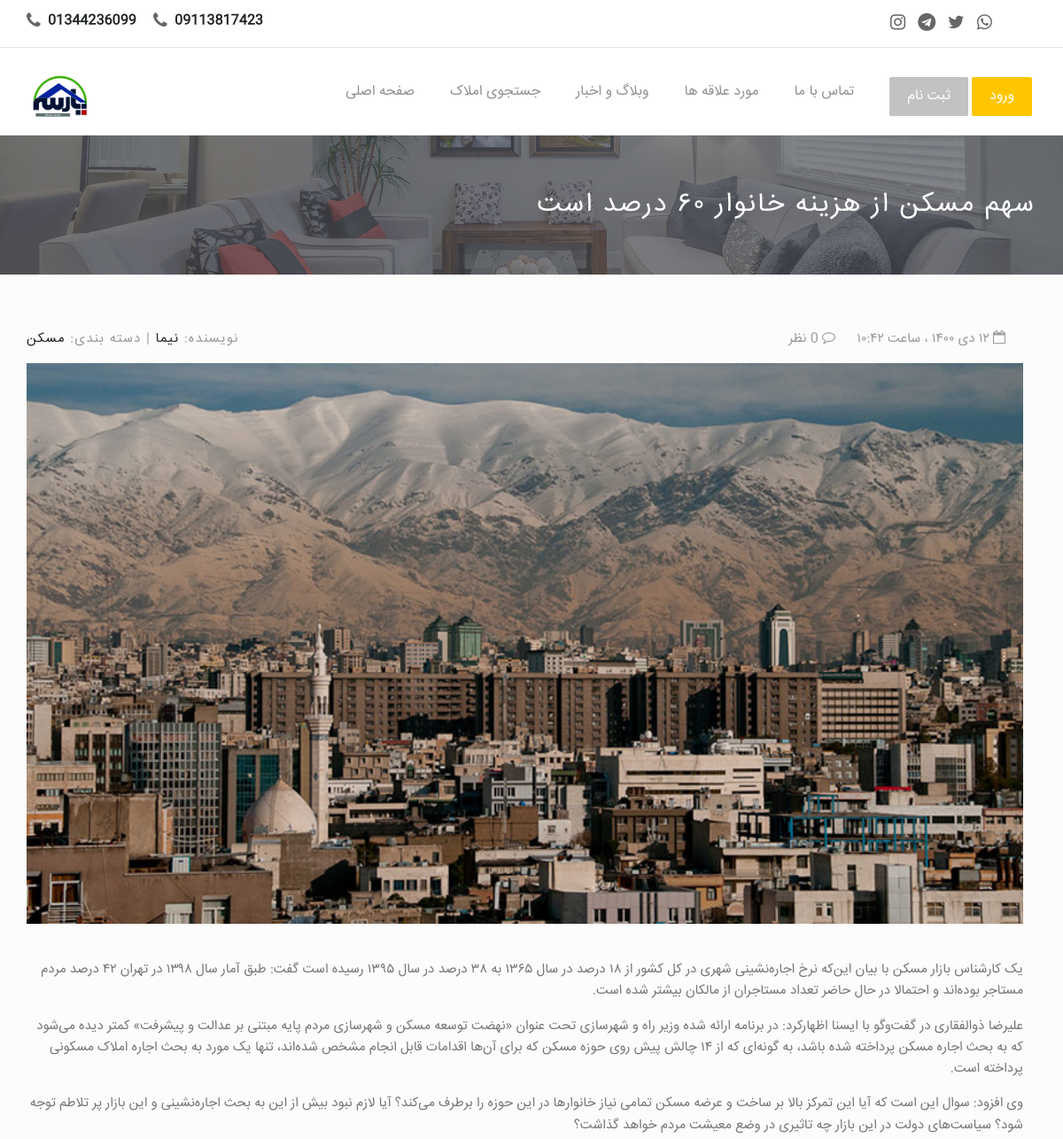
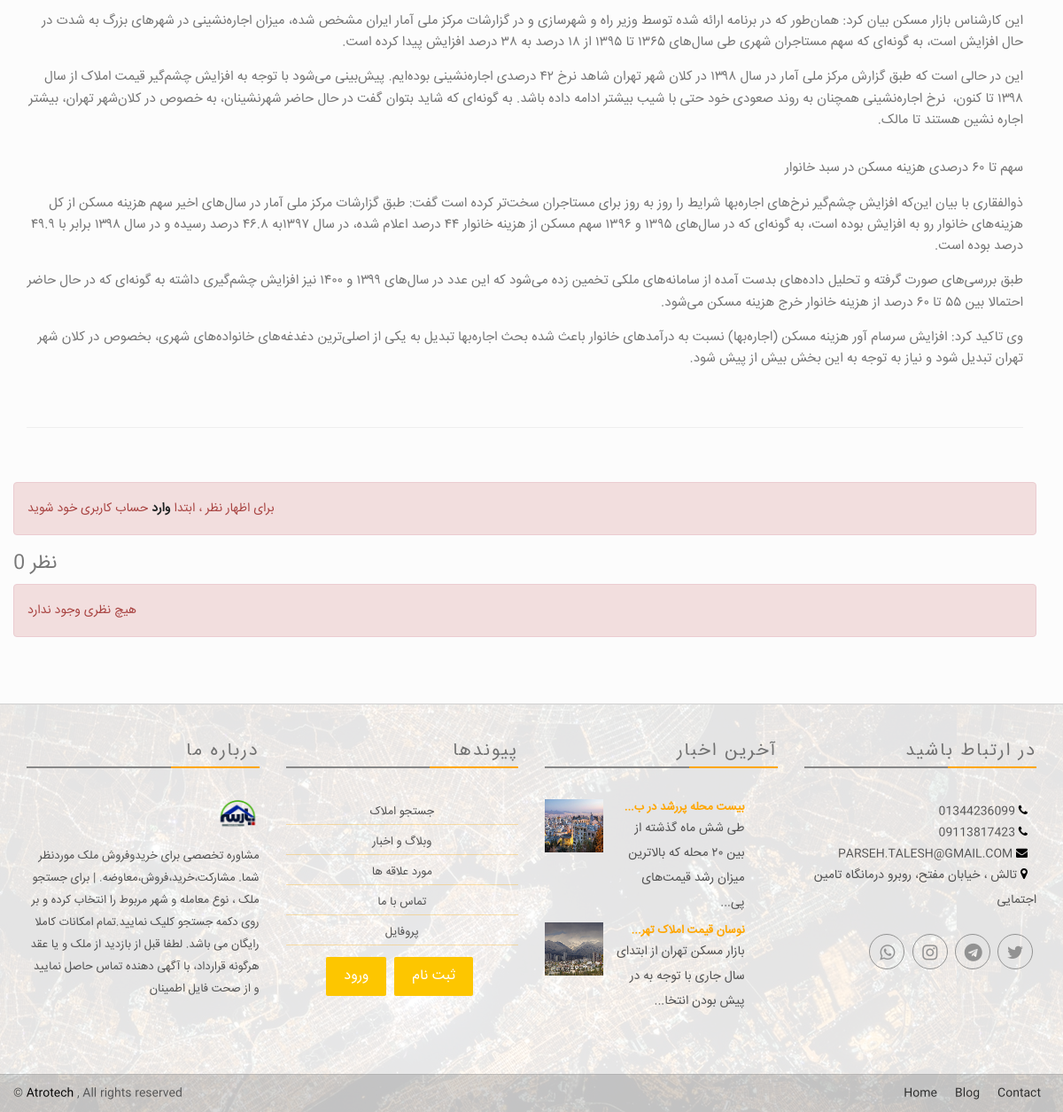
Page /blog/11/ on the committed database (2 pictures, top to bottom).
### app/models.py (models this page shows, shortened)
class Settings(models.Model):
  title = models.CharField(max_length=100, verbose_name = "عنوان")
  title_below = models.CharField(max_length=300 , null=True, blank=True , verbose_name = "متن زیر عنوان")
  introduction_text = models.TextField(max_length=2000 , null=True, blank=True , verbose_name = "متن معرفی" )
  contact_page_text = models.TextField(max_length=2000 , null=True, blank=True , verbose_name = "متن صفحه تماس با ما")
  experts_number = models.IntegerField(default='1', verbose_name = "تعداد کارشناسان")
  email = models.EmailField(max_length=200 , null=True , blank=True , verbose_name = "ایمیل")
  address = models.CharField(max_length=300 , null=True , blank=True , verbose_name = "آدرس")
  phone1 = models.CharField(max_length=20 , null=True , blank=True , verbose_name = "تلفن ۱")
  phone2 = models.CharField(max_length=20 , null=True , blank=True , verbose_name = "تلفن ۲")
  whatsapp_number = models.CharField(max_length=20 , null=True , blank=True , verbose_name = "شماره واتساپ")
  instagram = models.URLField(max_length=500, null=True, blank=True, verbose_name = "لینک اینستاگرام")
  telegram = models.URLField(max_length=500, null=True, blank=True, verbose_name = "لینک تلگرام")
  twitter = models.URLField(max_length=500, null=True, blank=True, verbose_name = "لینک توییتر")
  whatsapp = models.URLField(max_length=500, null=True, blank=True, verbose_name = "لینک واتس اپ")
  lat_long = models.CharField(max_length=50 , null=True , blank=True , verbose_name = "lat & long")
  logo = models.ImageField(default='logo.png', upload_to='logo', null=True, blank=True, verbose_name = "لوگو")
  header_image = models.ImageField(default='header.png', upload_to='header', null=True, blank=True, verbose_name = "تصویر سربرگ (header)")
  class Meta:
      verbose_name = "تنظیمات"
      verbose_name_plural = "تنظیمات"

### blogApp/models.py (models this page shows, shortened)
class Post(models.Model):
    title = models.CharField(max_length=255, verbose_name="عنوان")
    slug = models.SlugField(max_length=255, null=True, blank=True, verbose_name="نشانی پیوند (link)")
    author = models.ForeignKey(User, on_delete=models.CASCADE, verbose_name="نویسنده")
    img = models.ImageField(upload_to='blog', null=True, verbose_name="تصویر")
    body = RichTextField(blank=False, null=True, verbose_name="متن")
    comments = models.ManyToManyField(PostComment, blank=True, verbose_name="نظرات")
    post_date = models.DateTimeField(auto_now_add=True)
    category = models.ForeignKey(Categories, null=True, on_delete=models.PROTECT, related_name='category_set', verbose_name="دسته بندی")
    def j_post_date(self):
        return jalali_converter(self.post_date)
    class Meta:
      verbose_name = "پست"
      verbose_name_plural = "پست ها"

class Categories(models.Model):
    categoryname = models.CharField(max_length=255)
    slug = models.CharField(max_length=255, verbose_name="نشانی پیوند (link)")
    def __str__(self):
        return self.categoryname
    class Meta:
      verbose_name = "دسته بندی"
      verbose_name_plural = "دسته بندی ها"

### blogApp/views.py (the view)
# urls.py: path('<slug:slug>/', blogdetail.as_view(), name="blog-detail"),
class blogdetail(DetailView):
   model = Post
   template_name = 'blog_detail.html'
   def get_context_data(self, *args, **kwargs):
      cat_list = Categories.objects.all()
      latestpost_list = Post.objects.all().order_by('-post_date')[:3]
      context = super(blogdetail, self).get_context_data(*args, **kwargs)
      context["cat_list"] = cat_list
      context["latestpost_list"] = latestpost_list
      return context

### templates/blog_detail.html (shortened to what this page needs)
{% extends 'base.html' %}
{% block content %}
<div style="background:#494C53 url({{ settings.header_image.url }}) no-repeat scroll center top / cover; color:#FFF; position: relative; min-height: 140px; ">
    <div class="container">
        <div class="row" dir="rtl" align="right">
            <div class="page-head-content">
                <h1 class="page-title"> {{post.title}} </h1>
            </div>
        </div>
    </div>
</div>
<div class="content-area blog-page padding-top-40" style="background-color: #FCFCFC; padding-bottom: 55px;">
    <div class="container">
        <div class="row">
            <div class="blog-lst col-md-12 pl0">
              <section class="post">
                  <div class="row">
                      <div class="col-sm-6">
                          <p class="author-category">
                              نویسنده:  <a href="#"> {{post.author.first_name}} </a> |
                              دسته بندی:  <a href="#"> {{post.category}} </a>
                          </p>
                      </div>
                      <div class="col-sm-6 right">
                          <p class="date-comments" dir="rtl">
                              <a href="#"><i class="fa fa-calendar-o"></i> {{post.j_post_date }} </a>
                              <a href="#"><i class="fa fa-comment-o"></i> {{ post.comments.all.count }} نظر</a>
                          </p>
                      </div>
                  </div>
                  <div class="image wow fadeInLeft animated">
                      <a href="{% url 'blog-detail' post.slug %}">
                          <img src="{{post.img.url}}" class="img-responsive" alt="Example blog post alt">
                      </a>
                  </div>
                  <div dir="rtl" align="right">
                    <p class="intro"> {{post.body|linebreaks}} </p>
                  </div>
                  <hr>
              </section>
              {% if not request.user.is_authenticated %}
              <div class="alert alert-danger">برای اظهار نظر ، ابتدا <a href="/login"> وارد </a>  حساب کاربری خود شوید </div>
              {% endif %}
                <section id="comments" class="comments wow fadeInRight animated">
                    <h4 class="text-uppercase wow fadeInLeft animated">{{ post.comments.all.count }} نظر </h4>
                  {% for comment in post.comments.all %}
                    <div class="row comment" dir="rtl" align="right">
                        <div class="col-sm-3 col-md-2 text-center-xs">
                            <p>
                                <img src="{{ comment.sender.profile.user_photo.url}}" class="img-circle" style="max-width:100px;">
                            </p>
                        </div>
                        <div class="col-sm-9 col-md-10">
                            <h5 class="text-uppercase"> {{ comment.sender.first_name}} </h5>
                            <p class="posted"><i class="fa fa-clock-o"></i> {{ comment.j_create_at }} </p>
                            <p> {{ comment.message }} </p>
                        </div>
                        {% empty %}
                          <div class="alert alert-danger"> هیچ نظری وجود ندارد </div>
                    </div>
                  {% endfor %}
            </div>
        </div>
    </div>
{% endblock %}

### templates/base.html (shortened to what this page needs)
{% load static %}
{% load bootstrap %}
<!DOCTYPE html>
<html class="no-js">
<head>
  <link rel="stylesheet" href="{% static 'assets/css/normalize.css' %}">
  <link rel="stylesheet" href="{% static 'assets/css/font-awesome.min.css' %}">
  <link rel="stylesheet" href="{% static 'assets/css/fontello.css">
  <link href="{% static 'assets/fonts/icon-7-stroke/css/pe-icon-7-stroke.css' %}" rel="stylesheet">
  <link href="{% static 'assets/fonts/icon-7-stroke/css/helper.css' %}" rel="stylesheet">
  <link href="{% static 'assets/css/animate.css' %}" rel="stylesheet" media="screen">
  <link rel="stylesheet" href="{% static 'assets/css/bootstrap-select.min.css' %}">
  <link rel="stylesheet" href="{% static 'bootstrap/css/bootstrap.min.css' %}">
  <link rel="stylesheet" href="{% static 'assets/css/icheck.min_all.css' %}">
  <link rel="stylesheet" href="{% static 'assets/css/price-range.css' %}">
  <link rel="stylesheet" href="{% static 'assets/css/owl.carousel.css' %}">
  <link rel="stylesheet" href="{% static 'assets/css/owl.theme.css' %}">
  <link rel="stylesheet" href="{% static 'assets/css/owl.transitions.css' %}">
  <link rel="stylesheet" href="{% static 'assets/css/style.css' %}">
  <link rel="stylesheet" href="{% static 'assets/css/responsive.css' %}">
  <link rel="stylesheet" href="https://cdnjs.cloudflare.com/ajax/libs/font-awesome/4.7.0/css/font-awesome.min.css">
</head>
<body>
  <div class="header-connect">
  		<div class="container">
  				<div class="row">
  						<div class="col-md-5 col-sm-8  col-xs-12">
  								<div class="header-half header-call">
  										<p>
  												<span> <i class="fa fa-phone"></i> <a href="tel:{{ settings.phone1 }}"> {{ settings.phone1 }} </a> </span>
                          <span> <i class="fa fa-phone"></i> <a href="tel:{{ settings.phone2 }}"> {{ settings.phone2 }} </a> </span>
  										</p>
  								</div>
  						</div>
  						<div class="col-md-2 col-md-offset-5  col-sm-3 col-sm-offset-1  col-xs-12">
  								<div class="header-half header-social">
  										<ul class="list-inline">
                          <li><a href="{{ settings.instagram }}"><i class="fa fa-instagram" style="font-size:20px"></i></a></li>
                          <li><a href="{{ settings.telegram }}"><i class="fa fa-telegram" style="font-size:20px"></i></a></li>
  												<li><a href="{{ settings.twitter }}"><i class="fa fa-twitter" style="font-size:20px"></i></a></li>
  												<li><a href="{{ settings.whatsapp }}"><i class="fa fa-whatsapp" style="font-size:20px"></i></a></li>
  										</ul>
  								</div>
  						</div>
  				</div>
  		</div>
  </div>
  <nav class="navbar navbar-default ">
  		<div class="container">
  				<div class="navbar-header">
  						<a class="navbar-brand" href="{% url 'app:home' %}"><img src="{{ settings.logo.url }}" style="max-height:50px;" alt="{{ settings.title }}"></a>
  				</div>
  				<div class="collapse navbar-collapse yamm" id="navigation">
  						<div class="button navbar-right">
                {% if user.is_authenticated %}
                <button class="navbar-btn nav-button wow fadeInRight" onclick=" window.location.replace('{% url 'logout' %}')" data-wow-delay="0.5s"> خروج </button>
                <button class="navbar-btn nav-button wow fadeInRight login" onclick=" window.location.replace('{% url 'app:profile' %}')" data-wow-delay="0.5s"> پروفایل </button>
                {% else %}
                <button class="navbar-btn nav-button wow bounceInRight" onclick="window.location.replace('{% url 'register' %}')" data-wow-delay="0.4s"> ثبت نام </button>
                <button class="navbar-btn nav-button wow fadeInRight login" onclick=" window.location.replace('{% url 'login' %}')" data-wow-delay="0.5s"> ورود </button>
                {% endif %}
  						</div>
  						<ul class="main-nav nav navbar-nav navbar-right">
  								<li class="wow fadeInDown" data-wow-delay="0.1s"><a class="" href="{% url 'app:home' %}"> صفحه اصلی </a> </li>
  								<li class="wow fadeInDown" data-wow-delay="0.1s"><a class="" href="{% url 'app:items' %}"> جستجوی املاک </a></li>
  								<li class="wow fadeInDown" data-wow-delay="0.1s"><a class="" href="/blog"> وبلاگ و اخبار  </a></li>
  								<li class="wow fadeInDown" data-wow-delay="0.1s"><a class="" href="{% url 'app:favs' %}"> مورد علاقه ها  </a></li>
  								<li class="wow fadeInDown" data-wow-delay="0.4s"><a href="{% url 'app:contact' %}"> تماس با ما </a></li>
  						</ul>
  				</div>
  		</div>
  </nav>
{% block content %}{% endblock content %}
    <div class="footer-area">
    		<div class=" footer">
    				<div class="container">
    						<div class="row" align="right">
    								<div class="col-md-3 col-sm-6 wow fadeInRight animated">
    										<div class="single-footer">
    												<h4> درباره ما </h4>
    												<div class="footer-title-line"></div>
    												<img src="{{ settings.logo.url }}" alt="{{ settings.title }}" class="wow pulse" data-wow-delay="1s">
    												<p dir="rtl"> {{ settings.title_below }} </p>
    										</div>
    								</div>
    								<div class="col-md-3 col-sm-6 wow fadeInRight animated">
    										<div class="single-footer">
    												<h4> پیوندها  </h4>
    												<div class="footer-title-line"></div>
    												<ul class="footer-menu" dir="rtl" align="center">
    														<li><a href="{% url 'app:items' %}"> جستجو املاک </a></li>
    														<li><a href="/blog"> وبلاگ و اخبار </a></li>
    														<li><a href="{% url 'app:favs' %}"> مورد علاقه ها </a></li>
    														<li><a href="{% url 'app:contact' %}">  تماس با ما  </a></li>
    														<li><a href="{% url 'app:profile' %}"> پروفایل </a>  </li>
                                <button class="navbar-btn nav-button wow bounceInRight login" onclick="window.location.replace('{% url 'register' %}')" data-wow-delay="0.4s"> ثبت نام </button>
                                <button class="navbar-btn nav-button wow fadeInRight login" onclick=" window.location.replace('{% url 'login' %}')" data-wow-delay="0.5s"> ورود </button>
    												</ul>
    										</div>
    								</div>
    								<div class="col-md-3 col-sm-6 wow fadeInRight animated">
    										<div class="single-footer">
    												<h4> آخرین اخبار </h4>
    												<div class="footer-title-line"></div>
    												<ul class="footer-blog">
                            {% for post in footer_latestpost_list %}
    														<li dir="rtl">
    																<div class="col-md-3 blg-thumb p0">
    																		<a href="{% url 'blog-detail' post.slug %}"> <img src="{{post.img.url}}"> </a>
    																</div>
    																<div class="col-md-8  col-sm-8 col-xs-8  blg-entry">
    																		<h6> <a href="{% url 'blog-detail' post.slug %}"> {{ post.title | slice:':20' | safe}}... </a></h6>
    																		{{post.body | slice:':65' | safe}}...
    																</div>
    														</li> <br>
                            {% endfor %}
    												</ul>
    										</div>
    								</div>
    								<div class="col-md-3 col-sm-6 wow fadeInRight animated">
    										<div class="single-footer news-letter">
    												<h4> در ارتباط باشید </h4>
    												<div class="footer-title-line"></div>
                            <ul class="footer-adress" dir="rtl">
                                <li> <a href="tel:{{ settings.phone1 }}"> <i class="fa fa-phone"></i> {{ settings.phone1 }} </a> </li>
                                <li> <a href="tel:{{ settings.phone2 }}"> <i class="fa fa-phone"></i> {{ settings.phone2 }} </a> </li>
                                <li> <a href="mailto:{{ settings.email }}"> <i class="fa fa-envelope"> </i> {{ settings.email }} </a> </li>
                                <li> <i class="fa fa-map-marker"> </i> {{ settings.address }} </li>
                            </ul>
                            <br>
    												<div class="social pull-right">
    														<ul>
    																<li><a class="wow fadeInUp animated" href="{{ settings.whatsapp }}"><i class="fa fa-whatsapp"></i></a></li>
    																<li><a class="wow fadeInUp animated" href="{{ settings.instagram }}" data-wow-delay="0.3s"><i class="fa fa-instagram"></i></a></li>
    																<li><a class="wow fadeInUp animated" href="{{ settings.telegram }}" data-wow-delay="0.4s"><i class="fa fa-telegram"></i></a></li>
    																<li><a class="wow fadeInUp animated" href="{{ settings.twitter }}" data-wow-delay="0.5s"><i class="fa fa-twitter"></i></a></li>
    														</ul>
    												</div>
    										</div>
    								</div>
    						</div>
    				</div>
    		</div>
    		<div class="footer-copy text-center">
    				<div class="container">
    						<div class="row">
    								<div class="pull-left">
    										<span> &#169; <a href="http://www.Atrotech.ir">Atrotech</a> , All rights reserved </span>
    								</div>
    								<div class="bottom-menu pull-right">
    										<ul>
    												<li><a class="wow fadeInUp animated" href="{% url 'app:home' %}" data-wow-delay="0.2s">Home</a></li>
    												<li><a class="wow fadeInUp animated" href="/blog" data-wow-delay="0.4s">Blog</a></li>
    												<li><a class="wow fadeInUp animated" href="{% url 'app:contact' %}" data-wow-delay="0.6s">Contact</a></li>
    										</ul>
    								</div>
    						</div>
    				</div>
    		</div>
    </div>
</body>
</html>

### rows in the picture
Settings: phone1 "01344236099", phone2 "09113817423", logo (picture), header_image (picture), title_below "مشاوره تخصصی برای خریدوفروش ملک موردنظر شما. مشارکت،خرید،فروش،معاوضه. | برای جستجو ملک ، نوع معامله و شهر مربوط را انتخاب کرده و بر روی دکمه جستجو کلیک نمایید.تمام امکانات کاملا رایگان می باشد. لطفا قبل از بازدید از ملک و یا عقد هرگونه قرارداد، با آگهی دهنده تماس حاصل نمایید و از صحت فایل اطمینان", email "PARSEH.TALESH@GMAIL.COM", address "تالش ، خیابان مفتح، روبرو درمانگاه تامین اجتمایی"
Post: title "سهم مسکن از هزینه خانوار ۶۰ درصد است", author.first_name "نیما", category "مسکن", img (picture), body "یک کارشناس بازار مسکن با بیان این‌که نرخ اجاره‌نشینی شهری در کل کشور از ۱۸ درصد در سال ۱۳۶۵ به ۳۸ درصد در سال ۱۳۹۵ رسیده است گفت: طبق آمار سال ۱۳۹۸ در تهران ۴۲ درصد مردم مستاجر بوده‌اند و احتمالا در حال حاضر تعداد مستاجران از مالکان بیشتر شده است. علیرضا ذوالفقاری در گفت‌وگو با ایسنا اظهارکرد: در برنامه ارائه شده وزیر راه و شهرسازی تحت عنوان «نهضت توسعه مسکن و شهرسازی مردم‌ پایه مبتنی بر عدالت و پیشرفت» کمتر دیده می‌شود که به بحث اجاره مسکن پرداخته شده باشد، به گونه‌ای که از ۱۴ چالش پیش روی حوزه مسکن که برای آن‌ها اقدامات قابل انجام مشخص شده‌اند، تنها یک مورد به بحث اجاره املاک مسکونی پرداخته است. وی افزود: سوال این است که آیا این تمرکز بالا بر ساخت و عرضه مسکن تمامی نیاز خانوارها در این…", comments.all.count "0"
Post: img (picture), title "بیست محله پررشد در ب", body "طی شش ماه گذشته از بین ۲۰ محله که بالاترین میزان رشد قیمت‌های پی"
Post: img (picture), title "نوسان قیمت املاک تهر", body "بازار مسکن تهران از ابتدای سال جاری با توجه به در پیش بودن انتخا"
